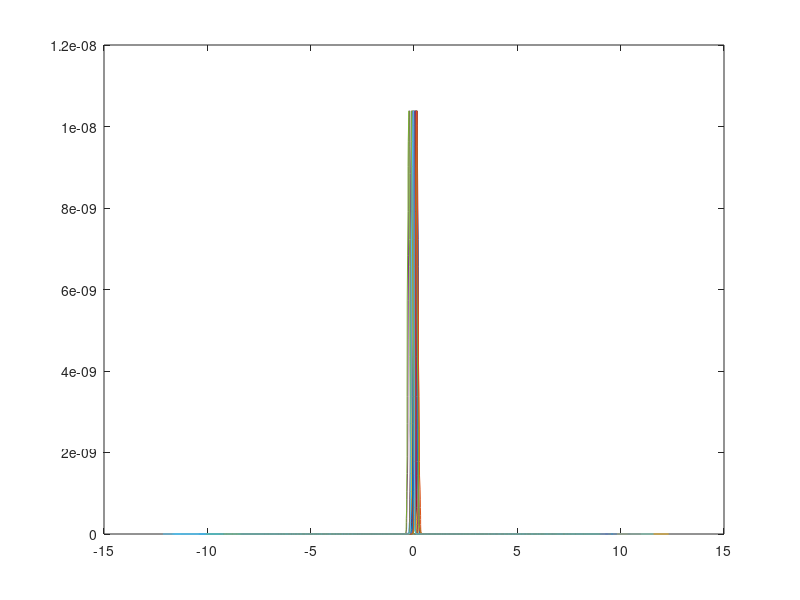
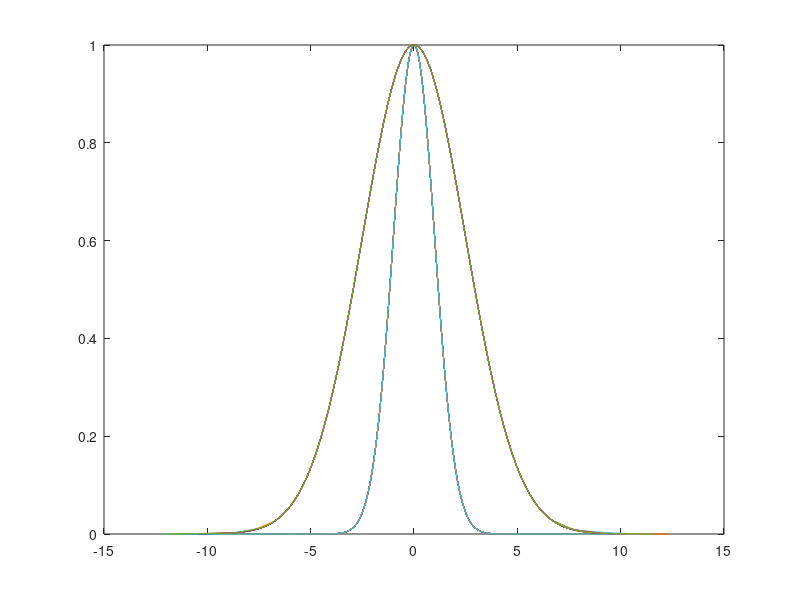

MATLAB code to generate these figures, in order:

nd = 20;
d = -5:0.1:5;
sigma = 1;
sigma2 = 2.5;

x = sort(3*randn(1000,nd));

y = exp(-0.5 * ((  sum(x,2)  )./sigma).^2) ./ (sqrt( (2*pi)^nd .* sigma.^2));
y2 = exp(-0.5 * ((  sum(x,2)  )./sigma2).^2) ./ (sqrt( (2*pi)^nd .* sigma2.^2));
y(y2==0) = 0;
y2(y2==0) = eps;
sum(y./y2)

figure; plot(x,y)


d = -5:0.1:5
y = exp(-0.5*(x./1).^2);
figure; plot(x,y)
y2 = exp(-0.5*(x./2.5).^2);
hold on; plot(x,y2)